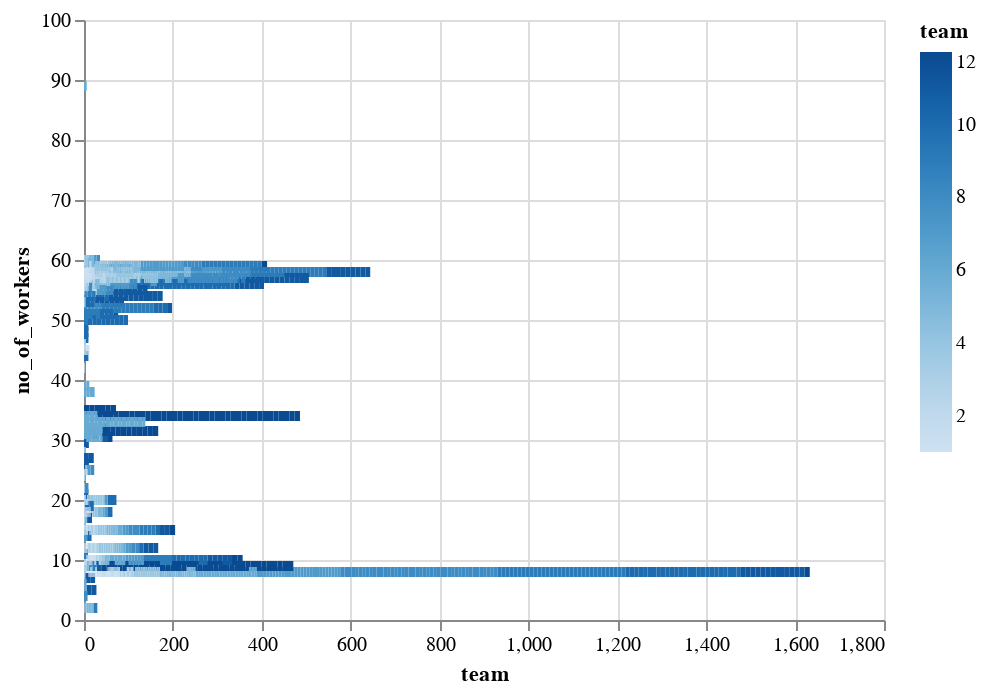

Notebook cell for this chart:
### Code cell
alt.Chart(data_df).mark_bar().encode(
    x2=alt.value(0),
    x='team:Q',
    
    y='no_of_workers:Q',
    color='team'
    )

### Figure 1 — Vega-Lite specification as saved in the notebook (floating-point values rounded to 4 significant figures; data arrays with more than 128 entries replaced by an {"elided": "..."} marker saying what was removed)
{"config": {"view": {"continuousWidth": 400, "continuousHeight": 300}}, "data": {"name": "data-bffecb81430dd1f4d230b24a6ba1acd9"}, "mark": "bar", "encoding": {"color": {"type": "quantitative", "field": "team"}, "x": {"type": "quantitative", "field": "team"}, "x2": {"value": 0}, "y": {"type": "quantitative", "field": "no_of_workers"}}, "$schema": "https://vega.github.io/schema/vega-lite/v4.8.1.json", "datasets": {"data-bffecb81430dd1f4d230b24a6ba1acd9": {"elided": "1197 records"}}}
